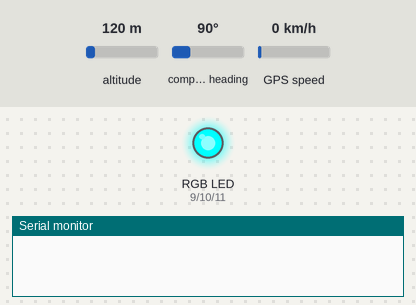
Recording of a sketch running on a simulated Arduino Leonardo, built with avr-gcc and run on an emulated ATmega32U4. Shown: an RGB LED mixed from three pins (HIGH = lit), the last lines printed to the serial monitor. The test bench sets the inputs (shaded band); at power-on: altitude 120 m, compass heading 90°, GPS speed 0 km/h. The GPS gets a fix after 3 s at 37.7749, -122.4194 with 8 satellites.

Above: at 0.1 s.
At 3.4 s:
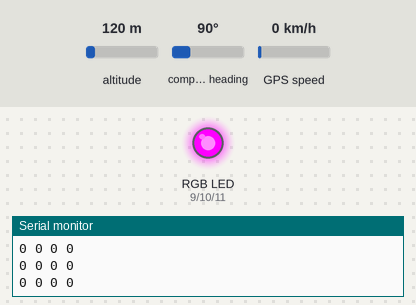
At 13.5 s:
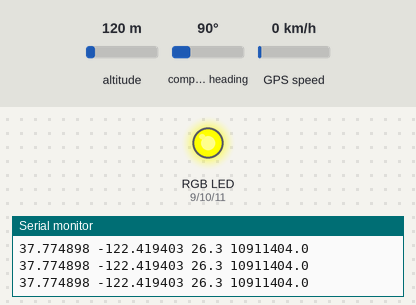
Timing chart, 0 to 15.0 s (numbered marks = the images above):
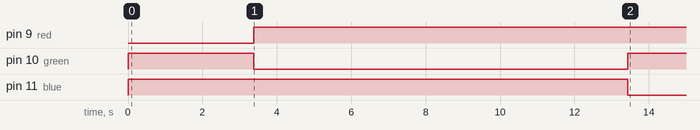

The sketch:

NEM_LEO_DISTANCE.ino
```cpp
// @author : Konstantinos Papageorgiou - 2022 - kp at rei.gr
// @repo: https://github.com/meltoner/NEM_LEO_DISTANCE
//
// # NEM LEO DISTANCE
//
// NEM GPS FLYSKY DISTANCE SENSOR on Arduino LEONARDO
//
// Derives and transmits the distance from home to the flysky remote controler screen using a leonardo arduino
//
// ## Software Features :
//
// - Software utilises a GPS, remote control on an arduino Leonardo
// - Sensors and accuators are all in classes
// - Impelements five tasks execution frequencies
// - Auto derive home after 10 seconds since first lock
// - Derives distance and degrees from a target gps LAT LOT
// - Transmits distance and degrees of vehicle from target gps
// - RGB Led indicator - no gps red, gps lock - green, home set - blue
//
// ## Hardware
//
// Sensors :
//
// - Gps : OP gps or Ublox M8N with compass
// - Receiver : flysky F9-ia10b
//
// Main components :
// - Transmitter : flysky FS-I6X
// - Receiver : [flysky FS-1A10B](https://www.flysky-cn.com/ia10b-canshu)
// - Arduino Leonaro
//
// Other:
//
// - RGB LED
// - 3 Pin Female connectors, ribbon cable, conectors, board, box, battery, etc


#include "Context.h"
#include "Invoker.h"
#include "Gps.h"
#include "Remote.h"
#include "RGB.h"

Context context(0);
Invoker invoker(0);

Gps gps(0);
Remote remote(0);
RGB rgb(0);

//-----------------------------------------

void setup() {
  context.setup();
  rgb.setup(context);
  remote.setup(context);
  gps.setup(context);
  invoker.setup(context);
}

void apply_very_fast_invoker(){
}

void apply_fast_invoker(){
}

void apply_invoker(){
  gps.apply();
  rgb.apply();
}

void apply_slow_invoker(){
  context.apply(); // every 0.5 second printout / log enviromental variables
  remote.telemetry();
}


void apply_slower_invoker(){
}

void run_invoker(int i){
    switch(i){
      case 0: apply_very_fast_invoker(); break;
      case 1: apply_fast_invoker(); break;
      case 2: apply_invoker(); break;
      case 3: apply_slow_invoker(); break;
      case 4: apply_slower_invoker(); break;
      case 100: break;
    }
}

void loop(){
  int actionIndex = invoker.apply();
  while(actionIndex != 100){
    run_invoker(actionIndex);
    actionIndex = invoker.apply();
  }
}
```

Context.cpp
```cpp
/*
  Context.h - Library for wraping the functions controling the Enviroment context
  Author - Konstantinos Papageorgiou kp at rei.gr 2022
*/

#include "Arduino.h"
#include "Context.h"

Context::Context(byte pin){
  _pin = pin;
}

void Context::setup(){
    Serial.begin(9600);
}

void Context::reflectSensor(float value, byte precission){
  Serial.print(value, value == 0?0:precission);
  Serial.print(" ");
}

void Context::apply(){ // takes 4% of memory

  for(int i = 0; i < 2; i++)
    reflectSensor(latlng[i], 6); // current gps

  for(int i = 1; i < 3; i++)
    reflectSensor(targets[i], 1); // Target heading, GPS return to home target heading, Gps return to home target distance in meters

  Serial.println(F(""));
}

void Context::setGPSTarget(double LAT, double LNG){
  TARGET_LAT = LAT;
  TARGET_LNG = LNG;
}
```

Context.h
```cpp
/*
  Context.h - Library for wraping the functions controling the Context / enviroment information
  Author - Konstantinos Papageorgiou kp at rei.gr 2022
*/

#ifndef Context_h
#define Context_h

#include "Arduino.h"

class Context{
  public:
    Context(byte pin);
    void setup();
    void apply();
    void reflectSensor(float value, byte precission);
    void setGPSTarget(double LAT, double LNG);

    // Enviroment values
    //-----------------------
    // GPS related
    boolean isGPSLocked = false;
    unsigned long GPSLockTime = 0;
    double latlng[2] = {0, 0}; // gps position
    double TARGET_LAT = 37.9584512; //Akropolis
    double TARGET_LNG = 23.7502464;

    float targets[5] = {0, 0, 0, 0, 0}; // heading target, target gps degree, target gps distance meters, x distance, y distance


    byte color = 0;
    // Invoker variables - execution functions frequencies
    int intervals[5] = {10, 52, 104, 506, 1008};
    unsigned long now = millis();
    unsigned long timers[8] = {now, now, now, now};

  private:
    byte _pin;
};

#endif
```

Gps.cpp
```cpp
/*
  Gps.h - Library for wraping the functions controling the Gps
  Author - Konstantinos Papageorgiou kp at rei.gr 2022
*/

#include "Arduino.h"
#include "Gps.h"
#include <AltSoftSerial.h>
#include <TinyGPS++.h>
#include "Context.h"

Gps::Gps(byte pin){}

void Gps::setup(Context &_context){
  context = &_context;
  gpsPort.begin(9600);
}

void Gps::apply(){
  while (gpsPort.available())
    gps.encode(gpsPort.read());

  context->latlng[0] = gps.location.lat();
  context->latlng[1] = gps.location.lng();

  context->isGPSLocked = context->latlng[0] != 0.0;

  if(context->isGPSLocked){
    if(context->GPSLockTime==0){
      context->GPSLockTime = context->now;
      context->color = 1;
    }else{
      if((context->now -context->GPSLockTime) > 10000 && context->TARGET_LAT == 37.9584512){
        context->TARGET_LAT = context->latlng[0];
        context->TARGET_LNG = context->latlng[1];
        context->color = 2;
      }
    }
    context->intervals[5] = 1003;
    processTarget();
  }

}

void Gps::processTarget(){
  context->targets[1] = gps.courseTo(
    context->latlng[0], context->latlng[1],
    context->TARGET_LAT, context->TARGET_LNG
  );

  context->targets[2] = gps.distanceBetween(
    context->latlng[0], context->latlng[1],
    context->TARGET_LAT, context->TARGET_LNG
  );

}
```

Gps.h
```cpp
/*
  Gps.h - Library for wraping the functions controling the Gpsnometer
  Author - Konstantinos Papageorgiou kp at rei.gr 2022
*/

#ifndef Gps_h
#define Gps_h

#include "Arduino.h"
#include <AltSoftSerial.h>
#include <TinyGPS++.h>
#include "Context.h"


class Gps{
  public:
    Gps(byte pin);
    void setup(Context &_context);
    void apply();
    void processTarget();

  private:
    Context *context;
    TinyGPSPlus gps;
    AltSoftSerial gpsPort; //5 ,13
};

#endif
```

Invoker.cpp
```cpp
/*
  Invoker.h - Library for wraping the functions controling the Invoker
  Author - Konstantinos Papageorgiou kp at rei.gr 2022
  Determines which periodicity function is to be invoked, through time.
*/

#include "Arduino.h"
#include "Invoker.h"


Invoker::Invoker(byte length){
}

void Invoker::setup(Context &_context){
    context = &_context;
}

int Invoker::apply(){
  context->now = millis();
  for(int i = 0; i < 5; i++)
   if ((context->now - context->timers[i]) > context->intervals[i]) {
    context->timers[i] = context->now;
    return i;
   }
  return 100;
}
```

Invoker.h
```cpp
/*
  Invoker.h - Library for wraping the functions controling the Invoker
  Author - Konstantinos Papageorgiou kp at rei.gr 2022
*/

#ifndef Invoker_h
#define Invoker_h

#include "Arduino.h"
#include "Context.h"

class Invoker{
  public:
    Invoker(byte length);
    void setup(Context &_context);
    int apply();
  private:
    Context *context;

};

#endif
```

RGB.cpp
```cpp
/*
  RGB.h - Library for wraping the functions controling the RGB led
  Author - Konstantinos Papageorgiou kp at rei.gr 2022
*/

#include "Arduino.h"
#include "RGB.h"
#include "Context.h"

RGB::RGB(byte pin){}

void RGB::setup(Context &_context){
  context = &_context;
  pinMode(9 , OUTPUT); // red
  pinMode(10, OUTPUT); // green
  pinMode(11, OUTPUT); // blue
  apply();
}

void RGB::apply(){
  analogWrite(9 , R[context->color]);
  analogWrite(10, G[context->color]);
  analogWrite(11, B[context->color]);
}
```

RGB.h
```cpp
/*
  Blink.h - Library for wraping the functions controling the Blink
  Author - Konstantinos Papageorgiou kp at rei.gr 2022
*/

#ifndef RGB_h
#define RGB_h

#include "Arduino.h"
#include "Context.h"

class RGB{
  public:
    RGB(byte pin);
    void setup(Context &_context);
    void apply();
  private:
    int R[8] = {0,    255,  255,  0,    255,  255,  255,  255};
    int G[8] = {255,  0,    255,  0,    0,    255,  0,    0};
    int B[8] = {255,  255,  0,    255,  0,    0,    255,  0};

    Context *context;
};

#endif
```

Remote.cpp
```cpp
/*
  Remote.h - Library for wraping the functions Remote control i/o
  Author - Konstantinos Papageorgiou kp at rei.gr 2022
*/

#include "Arduino.h"
#include "Remote.h"
#include <IBusBM.h>


#define EXT_SENSORS 10

Remote::Remote(byte pin){
}

void Remote::setup(Context &_context){
  context = &_context;
  IBusSensor.begin(Serial1);
  IBusSensor.addSensor(0x00); // voltage fake - consistency with nem mega uvrc
  IBusSensor.addSensor(0x02); // GPS from home // shown as 3
  //IBusSensor.addSensor(0x14); // GPS degrees from home
  delay(200);
}

void Remote::apply(){
}

void Remote::telemetry(){
  IBusSensor.setSensorMeasurement(1, 100);
  IBusSensor.setSensorMeasurement(2, context->targets[2]);
  //IBusSensor.setSensorMeasurement(3, (uint16_t)abs(context->targets[1]));
}
```

Remote.h
```cpp
/*
  Remote.h - Library for wraping the functions controling the remote control i/o
  Author - Konstantinos Papageorgiou kp at rei.gr 2022
*/

#ifndef Remote_h
#define Remote_h

#include "Arduino.h"
#include <IBusBM.h>
#include "Context.h"

class Remote{
  public:
    Remote(byte pin);
    void setup(Context &_context);
    void apply();
    int readChannel(byte channelInput, int minLimit, int maxLimit, int defaultValue);
    void telemetry();
    Context *context;
  private:
    IBusBM IBusServo;
    IBusBM IBusSensor;
};

#endif
```

Measured:
- by itself, pin 9 (red): LOW → HIGH at 3.4 s
- by itself, pin 10 (green): HIGH → LOW at 3.4 s, → HIGH 10.0 s later
- by itself, pin 11 (blue): HIGH → LOW at 13.4 s
